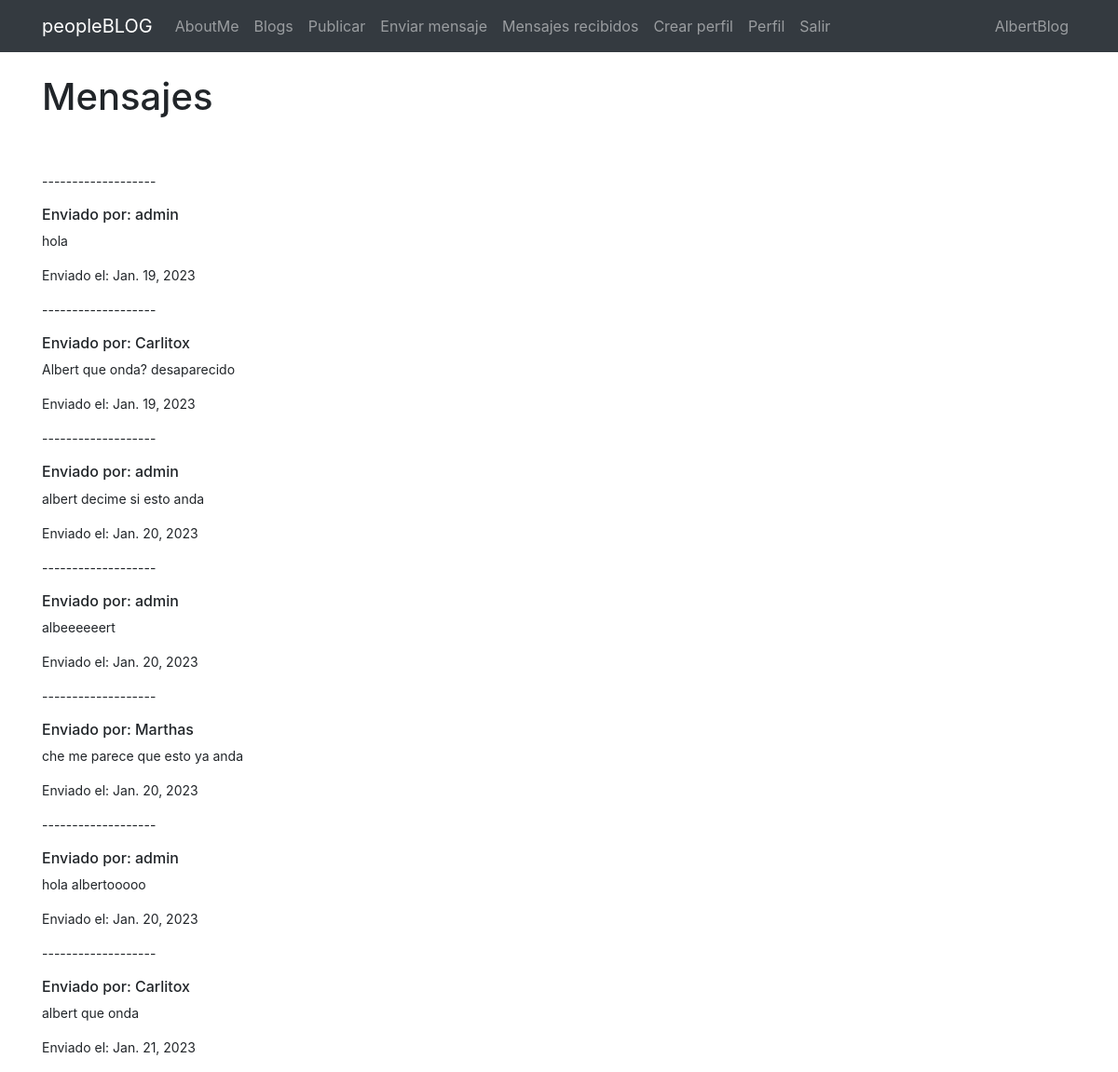
Screenshot of /registro/buscarmensaje/ (signed in) with the database file from the repository.
### Registro/models.py (models this page shows, shortened)
class Mensaje(models.Model):
    emisor=models.ForeignKey(User, related_name= "emisor", on_delete=models.CASCADE)
    receptor=models.ForeignKey(User, related_name= "receptor", on_delete=models.CASCADE)
    cuerpo=models.TextField(max_length=250, blank=True, null=True)
    enviado=models.DateField(auto_now_add=True)

### Registro/views.py (the view)
# urls.py: path("buscarmensaje/", buscarmensaje, name="buscarmensaje"),
@login_required
def buscarmensaje(request):
    receptor= request.user
    if receptor != "":
        mensajes=Mensaje.objects.filter(receptor=receptor)
        return render(request, "mensajes_recibidos.html", {"mensajes":mensajes})

### Templates/mensajes_recibidos.html (shortened to what this page needs)
{% extends "padre.html" %}
{% load static %}
{% block content %}
<h1>Mensajes</h1>
<br>
<br>
{% if mensajes %}
<small>
    {% for mensaje in mensajes %}
    <p>-------------------</p>
    <h6>Enviado por: {{mensaje.emisor}}</h6>
    <p>{{mensaje.cuerpo}}</p>
    <p>Enviado el: {{mensaje.enviado}}</p>
    {% endfor %}
</small>
{% else %}
<h3>No tiene mensajes para mostrar</h3>
{% endif %}
{% endblock %}

### Templates/padre.html (shortened to what this page needs)
<!doctype html>
<html lang="en">
  <head>
    <link rel="stylesheet" href="https://cdn.jsdelivr.net/npm/bootstrap@4.6.2/dist/css/bootstrap.min.css">
  </head>
  <body>
    <nav class="navbar navbar-expand-lg navbar-dark bg-dark">
        <div class="container">
            <a class="navbar-brand" href="{% url 'inicio' %}">peopleBLOG</a>
        <div class="collapse navbar-collapse" id="navbarNavAltMarkup">
            <div class="navbar-nav">
              <a class="nav-link" href="{% url 'sobremi' %}">AboutMe</a>
                <a class="nav-link" href="{% url 'leerpaginas' %}">Blogs</a>
                {% if user.is_authenticated %}
                <a class="nav-link" href="{% url 'nuevopost' %}">Publicar</a>
                <a class="nav-link" href="{% url 'enviarmensaje' %}">Enviar mensaje</a>
                <a class="nav-link" href="{% url 'buscarmensaje' %}">Mensajes recibidos</a>
                <a class="nav-link" href="{% url 'crearprofile' %}">Crear perfil</a>
                <a class="nav-link" href="{% url 'profile' user.id %}">Perfil</a>
                <a class="nav-link" href="{% url 'logout' %}">Salir</a>
                {% else %}
                <a class="nav-link" href="{% url 'login' %}">Ingresar</a>
                <a class="nav-link" href="{% url 'registro' %}">Registrarse</a>
                {% endif %}
        </div>
        <ul class="navbar-nav ml-auto">
          <li class="nav-link" href="#">
            {{ user.username }}
          </li>
        </ul>
    </nav>
<br/>
<div class="container">
        {% block content %}
        {% endblock %}
</div>
  </body>
  </html>

### rows the page displays
Mensaje: emisor "admin", cuerpo "hola", enviado "Jan. 19, 2023"
Mensaje: emisor "Carlitox", cuerpo "Albert que onda? desaparecido", enviado "Jan. 19, 2023"
Mensaje: emisor "admin", cuerpo "albert decime si esto anda", enviado "Jan. 20, 2023"
Mensaje: emisor "admin", cuerpo "albeeeeeert", enviado "Jan. 20, 2023"
Mensaje: emisor "Marthas", cuerpo "che me parece que esto ya anda", enviado "Jan. 20, 2023"
Mensaje: emisor "admin", cuerpo "hola albertooooo", enviado "Jan. 20, 2023"
Mensaje: emisor "Carlitox", cuerpo "albert que onda", enviado "Jan. 21, 2023"

### other values shown
{{ user.username }} "AlbertBlog"
